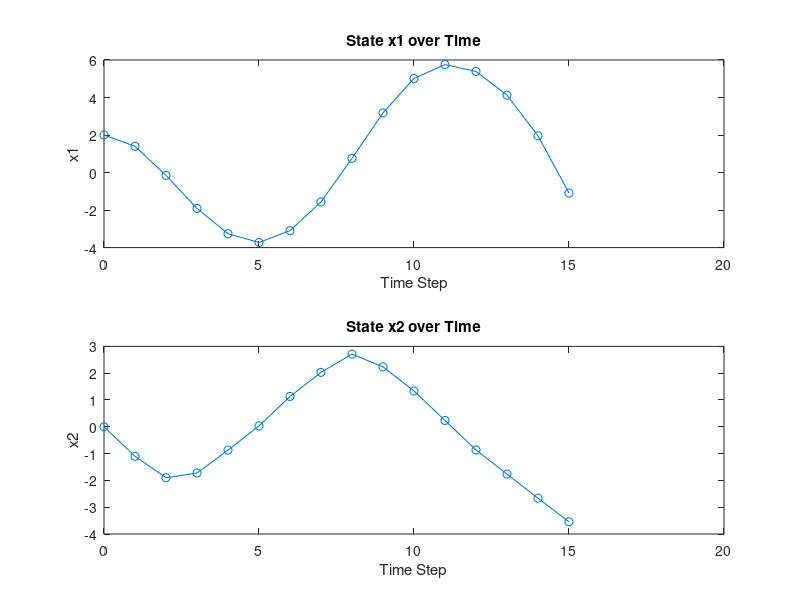
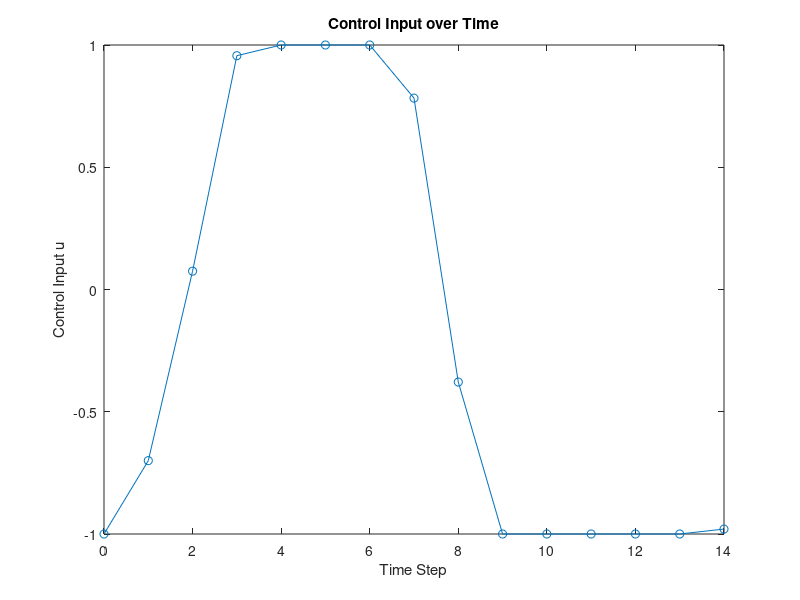

Write MATLAB code to recreate these figures, in order.
%x(t + 1) = Ax(t) + Bu(t) + w(t)

% Defining the matrixes of the sytem for the system: x(t + 1) = Ax(t) + Bu(t) + w(t)

A = [1 1; 0 1];           %state transition matrix ; 
% how x(t) evolves over time 

B = [0.5; 1];            %Control inpuit matrix
%how the control input u(t) affects the state x(t)
 
x0 = [2; 0];             % Initial state ; first state value is 2 and second state value is 0
% starting point of the system, from which the simulation will begin


% Define Cost Function Parameters
Q = eye(2);              % State cost matrix  ; eye generates 2x2 IDENTITY matrix ; both state variables are penalized equally in the cost function. (1 0 / 0 1)
R = 1;                   % Control cost matrix (scalar for single input);  moderate penalty

%Q : penalizes deviations in the state
%R: penalizes the control effort

% Define Constraints
u_max = 1;               % Maximum allowable control input ; u cannot exceed 1
x_max = [10; 10];        % Maximum allowable state values ; maximum allowable values for each state variable


% Define the Uncertainty Set using Zonotopes
disturbance = 0.1 * [-1 1];  % zonotopes 0.1 or -0.1 , will be chosen randomly later 
%At each time step, the disturbance can randomly take a value of either -0.1 or 0.1, introducing small random variations to the state.



% Set up Time Horizon
N = 5;                   % Short prediction horizon to keep things simple
T = 15;                  % Total simulation steps

% Initialize Variables
x = x0;                  % Current state
x_traj = x0;             % State trajectory for plotting
u_traj = [];             % Control trajectory for plotting

% MPC Loop
for t = 1:T

    u = -0.5 * x(1);      
    
% achieve stability


    % Apply constraints to the control input
  u = max(min(u, u_max), -u_max);  % Limit control input to allowable range
    

% ensures that the control input u stays within the allowable range defined  umax and -umax


    % Compute Next State (using system dynamics)
    w = disturbance(randi(2));      % Randomly pick a disturbance from the set , either 0.5 or -0.5
    x_next = A * x + B * u + w;     % Update the state with control input and disturbance 
    
    % Apply state constraints ; min max approach used in Robust MPC
   x_next = max(min(x_next, x_max), -x_max);  % Limit the state to within allowable bounds
    

% min(x_next, x_max) compares each element of x_next with x_max. If any element of x_next exceeds the corresponding element in x_max, it is set to the value in x_max, limiting it from above.
% max(..., -x_max) then takes the result and ensures that no element of x_next is below -x_max, limiting it from below.
% All this in order  to make sure that  each element of x_next to be within the range [ -x_max, x_max ].



    % Store results for plotting
    x_traj = [x_traj, x_next];       % Append new state to trajectory
    u_traj = [u_traj, u];            % Append control input to trajectory
    
    % Update current state for the next iteration
    x = x_next;
end



% Plot Results
figure;
subplot(2, 1, 1);
plot(0:T, x_traj(1, :), '-o');
title('State x1 over Time');
xlabel('Time Step');
ylabel('x1');

subplot(2, 1, 2);
plot(0:T, x_traj(2, :), '-o');
title('State x2 over Time');
xlabel('Time Step');
ylabel('x2');

% Plot Control Input
figure;
plot(0:T-1, u_traj, '-o');
title('Control Input over Time');
xlabel('Time Step');
ylabel('Control Input u');
